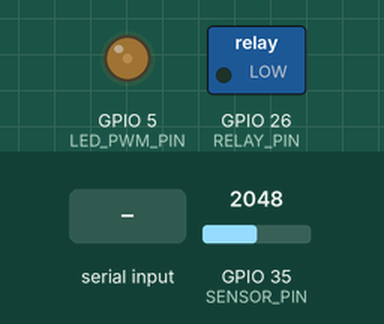
Recording of a sketch running on a simulated ESP32. Parts: switched loads named in the sketch (green lamp = pin HIGH), output pins drawn as LEDs (lit = HIGH). The inputs (shaded band) are chosen by the test bench; at power-on: GPIO 35 (SENSOR_PIN) = 2048 (analog values on the 0–4095 scale). Nothing arrives over Bluetooth unless stated; what the sketch prints to the serial monitor is not drawn.

Above: at 1.7 s.
1.8 s: GPIO 35 (SENSOR_PIN) set to 2866
At 2.7 s:
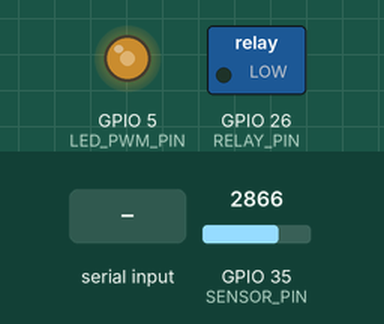
3.5 s: "2\n" received over Serial
At 3.8 s:
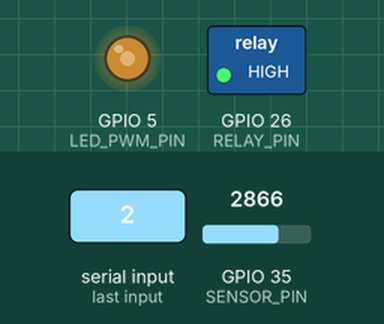
7.0 s: GPIO 35 (SENSOR_PIN) set to 3603
At 7.8 s:
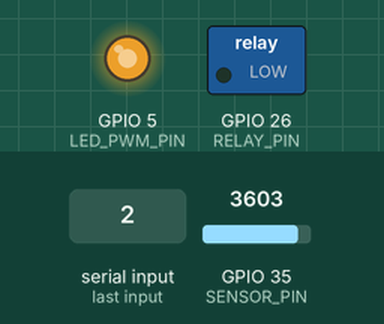
8.5 s: "2\n" received over the second serial link
At 8.8 s:
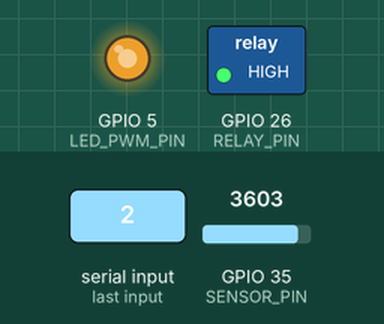
12.0 s: "4\n" received over the second serial link
At 17.4 s:
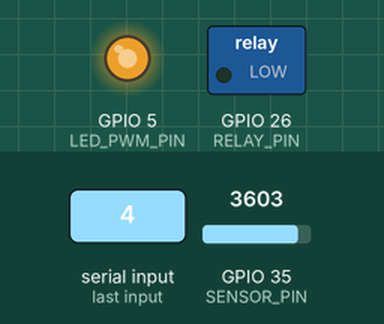
Timing chart, 0 to 18.5 s (numbered marks = the images above; inputs shaded):
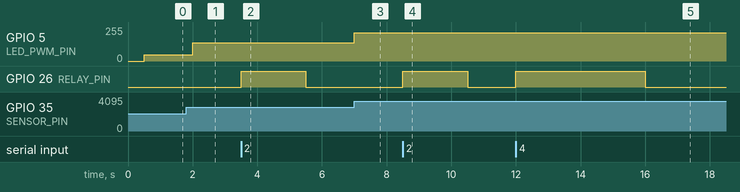

Measured:
- after the input at 1.8 s, GPIO 5 (LED_PWM_PIN): 48/255 → 136/255 after 0.20 s
- after the input at 3.5 s, GPIO 26 (RELAY_PIN): LOW → HIGH at once, → LOW 2.0 s later
- after the input at 7.0 s, GPIO 5 (LED_PWM_PIN): 136/255 → 213/255 at once
- after the input at 8.5 s, GPIO 26 (RELAY_PIN): LOW → HIGH at once, → LOW 2.0 s later
- after the input at 12.0 s, GPIO 26 (RELAY_PIN): LOW → HIGH at once, → LOW 4.0 s later

The sketch:

codigo_bluetooth_comentado.ino
```cpp
//Configurações do projeto
//Inclui as bibliotecas responsáveis pelo funcionamento do ESP32 e pela comunicação Bluetooth
#include <BluetoothSerial.h>


// Verifica se a placa selecionada suporta Bluetooth Classico (ESP32 padrao)
#if !defined(CONFIG_BT_ENABLED) || !defined(CONFIG_BLUEDROID_ENABLED)
#error "Bluetooth Classico nao habilitado nesta placa/configuracao (requer ESP32 padrao, nao S3/C3)."
#endif

// =========================================================================
// >>> [BLOCO 1: HARDWARE, PINOS E CALIBRAÇÃO] <<<
// =========================================================================

//Configuração do nível lógico utilizado para ligar e desligar a bomba pelo transistor NPN
// Transistor NPN conectado ao pino RELAY_PIN via resistor de base (1 kOhm):
// - RELAY_PIN = HIGH (3.3V) -> transistor conduz -> puxa IN do rele para 0V -> LIGA bomba.
// - RELAY_PIN = LOW  (0V)   -> transistor corta   -> IN do rele sobe para 5V -> DESLIGA bomba.
constexpr uint8_t RELAY_ON_LEVEL  = HIGH;
constexpr uint8_t RELAY_OFF_LEVEL = (RELAY_ON_LEVEL == HIGH) ? LOW : HIGH;

//Configuração dos pinos do sensor, do relé e do LED

#define SENSOR_PIN 35
#define RELAY_PIN 26

// GPIO5 -> resistor de 330 ohms -> anodo do LED.
// Catodo do LED -> GND.
//Configurações do PMW do led
#define LED_PWM_PIN 5
#define LED_PWM_CHANNEL 0
#define LED_PWM_FREQ_HZ 5000
#define LED_PWM_RESOLUTION_BITS 8
#define LED_PWM_MAX_DUTY ((1U << LED_PWM_RESOLUTION_BITS) - 1U)

// ==================================================
// Calibracao do sensor de úmidade
// ==================================================

#define VAL_SECO 4000
#define VAL_MOLHADO 1000

//Configuração dos limites de umidade e dos tempos de segurança da irrigação automática

#define AUTO_START_HUMIDITY 35
#define AUTO_STOP_HUMIDITY 60
#define MAX_PUMP_TIME 4000UL   // Tempo maximo continuo ligado (4s)
#define AUTO_COOLDOWN 4000UL   // Intervalo minimo entre ciclos automaticos (4s)

// Vazao estimada da bomba.
// 0.25 ml/s
constexpr float PUMP_FLOW_ML_PER_SECOND = 0.25f;

//Configuração do nome utilizado para identificar o ESP32 na conexão Bluetooth

#define BT_DEVICE_NAME "Irrigacao feliz"

//Declaração dos objetos e das variáveis utilizadas para armazenar as leituras e os estados do sistema

BluetoothSerial SerialBT;

int rawValue = 0;
int humidity = 0;

unsigned int ledDuty = 0;

bool pumpOn = false;
bool autoMode = false;

bool manualTimedWatering = false;
unsigned long manualStartTime = 0;
unsigned long manualDurationMs = 0;

String lastPumpReason = "Sistema pronto";
String humanMessage = "Me cuido sozinho";

unsigned long lastSensorRead = 0;
unsigned long lastBtTelemetry = 0;
unsigned long pumpStartTime = 0;
unsigned long lastAutoStopTime = 0;
bool hasAutoRunOnce = false;

float totalWaterMl = 0.0f;
float lastWaterMl = 0.0f;
unsigned long irrigationCount = 0;

//Helpers de log e hardware

//Converte o nível lógico do pino em texto para exibição no monitor serial.
const char* levelToStr(uint8_t level) {
  return (level == HIGH) ? "HIGH" : "LOW";
}

// Envia mensagens importantes tanto para o Serial USB quanto para o app Bluetooth
//Exibe as mensagens de funcionamento no monitor serial e também no dispositivo Bluetooth quando existe um cliente conectado.
void logEvent(const String& msg) {
  Serial.println(msg);
  if (SerialBT.hasClient()) {
    SerialBT.println(msg);
  }
}

//Envia o nível lógico para o pino do relé e exibe o estado comandado da bomba.
void applyRelayLevel(uint8_t level) {
  digitalWrite(RELAY_PIN, level);
  String logMsg = "[GPIO" + String(RELAY_PIN) + "] Nivel comandado: " + String(levelToStr(level)) +
                  (level == RELAY_ON_LEVEL
                     ? " (Transistor ON -> IN=0V / Rele LIGADO)"
                     : " (Transistor OFF -> IN=5V / Rele DESLIGADO)");
  Serial.println(logMsg);
}

// =========================================================================
// >>> [BLOCO 2: LEITURA DO SENSOR E ALERTA VISUAL NO LED PWM] <<<
// =========================================================================

//Sensor e estados

//Converte a leitura analógica do sensor em um valor de umidade de 0 a 100%, utilizando os valores definidos na calibração.
int rawToHumidity(int raw) {
  int h = map(raw, VAL_SECO, VAL_MOLHADO, 0, 100);
  return constrain(h, 0, 100);
}

//Classifica a umidade do solo em faixas e retorna uma descrição em texto para o monitor serial e o Bluetooth.
String getSoilStateText() {
  if (humidity < 25) return "Seco";
  if (humidity < 40) return "Baixa";
  if (humidity <= 60) return "Ideal";
  if (humidity <= 75) return "Muito umido";
  return "Encharcado";
}

//Identifica a situação do sistema e retorna uma mensagem de acordo com a umidade, o modo selecionado e o estado comandado da bomba.
String getHumanMessage() {
  if (autoMode) {
    if (pumpOn) return "Regando (comandado)";
    return "Irrigacao automatica";
  }

  if (pumpOn) return "Irrigacao manual (comandada)";

  if (humidity < 25) return "Precisa de agua";
  if (humidity < 40) return "Umidade baixa";
  if (humidity <= 60) return "Umidade ideal";
  if (humidity <= 75) return "Muito umido";
  return "Solo encharcado";
}

// ==================================================
// LED PWM (Alerta visual: mais seco = mais brilho; apaga >= 80% de úmidade)
// Compativel com Arduino-ESP32 2.x e 3.x.
// ==================================================

//Configura o pino do LED para utilizar PWM com frequência de 5 kHz e resolução de 8 bits. Considera as diferenças entre as versões 2.x e 3.x do ESP32.
bool setupHumidityLed() {
#if ESP_ARDUINO_VERSION_MAJOR >= 3
  if (!ledcAttach(
        LED_PWM_PIN,
        LED_PWM_FREQ_HZ,
        LED_PWM_RESOLUTION_BITS)) {
    return false;
  }

  ledcWrite(LED_PWM_PIN, 0);
#else
  if (ledcSetup(
        LED_PWM_CHANNEL,
        LED_PWM_FREQ_HZ,
        LED_PWM_RESOLUTION_BITS) == 0) {
    return false;
  }

  ledcAttachPin(LED_PWM_PIN, LED_PWM_CHANNEL);
  ledcWrite(LED_PWM_CHANNEL, 0);
#endif

  return true;
}

//Atualiza o brilho do LED de acordo com a umidade do solo. Quanto menor a umidade, maior o brilho; a partir de 80%, o LED permanece apagado.
void updateHumidityLed() {
  int h = constrain(humidity, 0, 100);

  if (h >= 80) {
    // Em 80% de umidade ou mais, apaga completamente o LED.
    ledDuty = 0;
  } else {
    // De 0% (seco) ate 79%, reduz o brilho proporcionalmente de 255 ate proximo de 0.
    unsigned int drynessRange = 80U - (unsigned int)h;
    ledDuty = (drynessRange * LED_PWM_MAX_DUTY + 40U) / 80U;
  }

#if ESP_ARDUINO_VERSION_MAJOR >= 3
  ledcWrite(LED_PWM_PIN, ledDuty);
#else
  ledcWrite(LED_PWM_CHANNEL, ledDuty);
#endif
}

//Realiza a leitura do sensor de umidade, converte o valor para porcentagem e atualiza o LED e a mensagem do sistema.
void readSensor() {
  rawValue = analogRead(SENSOR_PIN);
  humidity = rawToHumidity(rawValue);

  updateHumidityLed();
  humanMessage = getHumanMessage();
}

// =========================================================================
// >>> [BLOCO 3: ACIONAMENTO DA BOMBA, MODOS E SEGURANÇA] <<<
// =========================================================================

//Bomba e registro de agua

//Calcula o volume estimado de água utilizado a partir do tempo de acionamento da bomba. Atualiza o volume acumulado e o número de irrigações.
void registerWateringSession(unsigned long durationMs) {
  float seconds = durationMs / 1000.0f;

  lastWaterMl = seconds * PUMP_FLOW_ML_PER_SECOND;
  totalWaterMl += lastWaterMl;
  irrigationCount++;
}

//Controla o acionamento e o desligamento da bomba pelo relé. Registra o motivo da mudança de estado e, ao desligar, atualiza os dados da irrigação.
void setPump(bool state, const String& reason = "", bool forceHardwareSync = false) {
  // Evita retrabalho se o estado ja for o desejado, exceto quando forceHardwareSync = true
  if (state == pumpOn && !forceHardwareSync) {
    if (reason.length() > 0) {
      lastPumpReason = reason;
    }
    logEvent("[BOMBA] Comando redundante ignorado. Estado ja estava em: " +
             String(pumpOn ? "LIGADA (comandado)" : "DESLIGADA (comandado)"));
    return;
  }

  unsigned long now = millis();

  if (state) {
    pumpOn = true;
    pumpStartTime = now;

    logEvent("[BOMBA] Transicao -> LIGADA (comandado) | Motivo: " +
             (reason.length() > 0 ? reason : String("Nao especificado")));
    applyRelayLevel(RELAY_ON_LEVEL);
  } else {
    unsigned long durationMs = pumpOn ? (now - pumpStartTime) : 0;
    bool wasOn = pumpOn;

    pumpOn = false;
    manualTimedWatering = false;
    manualDurationMs = 0;

    logEvent("[BOMBA] Transicao -> DESLIGADA (comandado) | Motivo: " +
             (reason.length() > 0 ? reason : String("Nao especificado")));
    applyRelayLevel(RELAY_OFF_LEVEL);

    if (wasOn) {
      if (durationMs > 300UL) {
        registerWateringSession(durationMs);
      }
      if (autoMode) {
        lastAutoStopTime = now;
        hasAutoRunOnce = true;
      }
    }
  }

  if (reason.length() > 0) {
    lastPumpReason = reason;
  }

  humanMessage = getHumanMessage();
}

//Inicia a irrigação manual pelo tempo solicitado. Verifica se o modo manual está ativo e limita o tempo ao valor máximo de segurança.
void startManualWatering(unsigned long seconds) {
  if (autoMode) {
    logEvent("[MANUAL] Comando ignorado: sistema esta em modo AUTOMATICO.");
    return;
  }

  if (pumpOn) {
    logEvent("[MANUAL] Comando ignorado: bomba ja esta com comando ativo.");
    return;
  }

  // Garante que o tempo manual nunca ultrapasse o limite de seguranca
  unsigned long requestedMs = seconds * 1000UL;
  if (requestedMs > MAX_PUMP_TIME) {
    requestedMs = MAX_PUMP_TIME;
  }

  manualTimedWatering = true;
  manualStartTime = millis();
  manualDurationMs = requestedMs;

  String reason = "Manual: " + String(requestedMs / 1000UL) + "s";
  setPump(true, reason);
}

//Verifica se o tempo de irrigação manual terminou ou se a bomba atingiu o tempo máximo de funcionamento. Desliga a bomba quando necessário.
void handleTimersAndSafety() {
  unsigned long now = millis();

  // 1. Verificacao de desligamento manual temporizado (seguro contra rollover)
  if (!autoMode && manualTimedWatering && pumpOn) {
    if ((now - manualStartTime) >= manualDurationMs) {
      setPump(false, "Manual: tempo concluido");
      return;
    }
  }

  // 2. Protecao global de tempo maximo continuo (vale para manual e automatico)
  if (pumpOn && (now - pumpStartTime) >= MAX_PUMP_TIME) {
    setPump(false, "Seguranca: corte tempo maximo (" + String(MAX_PUMP_TIME / 1000UL) + "s)");
    return;
  }
}

//Controla a irrigação automática com base na umidade do solo. Liga a bomba abaixo de 35%, desliga ao atingir 60% e respeita o intervalo mínimo entre ciclos.
void handleAutomaticIrrigation() {
  if (!autoMode) return;

  unsigned long now = millis();

  if (!pumpOn) {
    bool soilNeedsWater = humidity < AUTO_START_HUMIDITY;
    // Na primeira execucao em modo automatico nao exige espera de cooldown
    bool cooldownFinished = (!hasAutoRunOnce) || ((now - lastAutoStopTime) >= AUTO_COOLDOWN);

    if (soilNeedsWater && cooldownFinished) {
      setPump(true, "Auto: umidade baixa (< " + String(AUTO_START_HUMIDITY) + "%)");
    }
  } else {
    bool humidityRecovered = humidity >= AUTO_STOP_HUMIDITY;
    if (humidityRecovered) {
      setPump(false, "Auto: umidade alvo atingida (>= " + String(AUTO_STOP_HUMIDITY) + "%)");
    }
  }
}

// =========================================================================
// >>> [BLOCO 4: COMUNICAÇÃO E COMANDOS BLUETOOTH] <<<
// =========================================================================

//Funções responsáveis pelos comandos e pelas informações enviadas por Bluetooth

//Envia para o dispositivo conectado a lista de comandos disponíveis para controlar e consultar o sistema.
void sendBluetoothHelp() {
  if (!SerialBT.hasClient()) return;

  SerialBT.println("\n=== COMANDOS - REGA DO BONSAI ===");
  SerialBT.println("2      -> Regar por 2s (modo manual)");
  SerialBT.println("4      -> Regar por 4s (modo manual)");
  SerialBT.println("parar  -> Parar rega manual (ou digite 0)");
  SerialBT.println("modo   -> Alternar Manual / Automatico (ou m)");
  SerialBT.println("status -> Ver leitura e estado atual (ou s)");
  SerialBT.println("ajuda  -> Exibir esta lista (ou ?)");
  SerialBT.println("=================================\n");
}

//Envia para o dispositivo conectado as leituras de umidade, o brilho do LED, o modo de operação e os registros estimados da irrigação.
void sendBluetoothStatus() {
  if (!SerialBT.hasClient()) return;

  float estimatedLitersPerHour = (PUMP_FLOW_ML_PER_SECOND * 3600.0f) / 1000.0f;

  SerialBT.println("\n--- STATUS DO BONSAI ---");
  SerialBT.print("Umidade do solo: ");
  SerialBT.print(humidity);
  SerialBT.print("% (");
  SerialBT.print(getSoilStateText());
  SerialBT.print(") | RAW: ");
  SerialBT.println(rawValue);

  SerialBT.print("Situacao: ");
  SerialBT.println(humanMessage);

  SerialBT.print("LED PWM (GPIO");
  SerialBT.print(LED_PWM_PIN);
  SerialBT.print("): ");
  SerialBT.print(ledDuty);
  SerialBT.println("/255");

  SerialBT.print("Modo: ");
  SerialBT.print(autoMode ? "AUTOMATICO" : "MANUAL");
  SerialBT.print(" | Bomba (cmd, sem sensor de fluxo): ");
  SerialBT.println(pumpOn ? "LIGADA" : "DESLIGADA");

  SerialBT.print("Ultimo evento: ");
  SerialBT.println(lastPumpReason);

  SerialBT.print("Registro estimado: ");
  SerialBT.print(totalWaterMl / 1000.0f, 2);
  SerialBT.print(" L total | Ultima: ");
  SerialBT.print(lastWaterMl, 0);
  SerialBT.print(" ml | Ciclos: ");
  SerialBT.print(irrigationCount);
  SerialBT.print(" (base sem calibracao: ");
  SerialBT.print(PUMP_FLOW_ML_PER_SECOND, 2);
  SerialBT.print(" ml/s ~");
  SerialBT.print(estimatedLitersPerHour, 1);
  SerialBT.println(" L/h)");
  SerialBT.println("------------------------\n");
}

//Identifica o comando recebido e executa a ação correspondente: irrigar, parar a bomba, alternar o modo, consultar o estado ou exibir a ajuda.
void processCommand(String cmd) {
  cmd.trim();
  cmd.toLowerCase();
  if (cmd.length() == 0) return;

  Serial.print("[CMD] Comando recebido: ");
  Serial.println(cmd);

  if (cmd == "2" || cmd == "regar2") {
    startManualWatering(2);
  } else if (cmd == "4" || cmd == "regar4") {
    startManualWatering(4);
  } else if (cmd == "0" || cmd == "parar" || cmd == "stop") {
    if (!autoMode && pumpOn) {
      setPump(false, "Manual: rega interrompida pelo usuario");
    } else {
      logEvent("[CMD] 'parar' ignorado: bomba ja desligada ou sistema em modo automatico.");
    }
  } else if (cmd == "m" || cmd == "modo") {
    autoMode = !autoMode;
    if (autoMode) {
      hasAutoRunOnce = false;
      setPump(false, "Modo automatico ativado", true);
    } else {
      setPump(false, "Modo manual ativado", true);
    }
    humanMessage = getHumanMessage();
    sendBluetoothStatus();
  } else if (cmd == "s" || cmd == "status") {
    sendBluetoothStatus();
  } else if (cmd == "?" || cmd == "ajuda" || cmd == "help") {
    sendBluetoothHelp();
  } else {
    logEvent("[CMD] Comando desconhecido: '" + cmd + "'. Envie 'ajuda' para ver as opcoes.");
  }
}

//Verifica se existem comandos disponíveis no Bluetooth ou no monitor serial USB e encaminha o texto recebido para processamento.
void handleBluetoothAndSerialInputs() {
  if (SerialBT.available() > 0) {
    String btCmd = SerialBT.readStringUntil('\n');
    processCommand(btCmd);
  }

  // Tambem aceita os mesmos comandos via cabo USB (Monitor Serial)
  if (Serial.available() > 0) {
    String usbCmd = Serial.readStringUntil('\n');
    processCommand(usbCmd);
  }
}

// =========================================================================
// >>> [BLOCO 5: SETUP E LOOP PRINCIPAL (SEM TRAVAMENTO)] <<<
// =========================================================================

//Setup

//Configuração inicial do projeto: inicia a comunicação serial, configura o relé, o sensor e o LED e inicializa o Bluetooth com o nome definido.
void setup() {
  Serial.begin(115200);
  delay(500);

  // Pre-carrega o nivel de desligamento antes de habilitar a saida para minimizar pulsos
  digitalWrite(RELAY_PIN, RELAY_OFF_LEVEL);
  pinMode(RELAY_PIN, OUTPUT);
  setPump(false, "Inicializacao do sistema", true);

  analogReadResolution(12);
  analogSetPinAttenuation(SENSOR_PIN, ADC_11db);

  if (!setupHumidityLed()) {
    Serial.println("ERRO: nao foi possivel configurar o LED PWM; bomba mantida desligada.");
    setPump(false, "Erro: falha no LED PWM", true);
    while (true) {
      delay(1000);
    }
  }

  readSensor();

  bool btOK = SerialBT.begin(BT_DEVICE_NAME);

  Serial.println();
  Serial.println("=================================");
  Serial.print("Bluetooth: ");
  Serial.println(btOK ? "OK" : "ERRO");
  Serial.print("Dispositivo: ");
  Serial.println(BT_DEVICE_NAME);
  Serial.print("Pino Rele (Base NPN): GPIO");
  Serial.print(RELAY_PIN);
  Serial.print(" | ON: ");
  Serial.print(levelToStr(RELAY_ON_LEVEL));
  Serial.print(" | OFF: ");
  Serial.println(levelToStr(RELAY_OFF_LEVEL));
  Serial.println("Envie 'ajuda' pelo Bluetooth ou Serial para ver os comandos.");
  Serial.println("=================================");
}

//Loop

//Programa principal: recebe comandos, verifica os limites de segurança e atualiza as leituras a cada segundo. Envia informações ao dispositivo Bluetooth conectado a cada 5 segundos.
void loop() {
  // 1. Le comandos recebidos via Bluetooth ou Serial USB
  handleBluetoothAndSerialInputs();

  // 2. Avalia temporizadores e seguranca continuamente (sem esperar 1s)
  handleTimersAndSafety();

  unsigned long now = millis();

  // 3. Leitura do sensor e logica automatica a cada 1 segundo
  if ((now - lastSensorRead) >= 1000UL) {
    lastSensorRead = now;

    readSensor();
    handleAutomaticIrrigation();
    humanMessage = getHumanMessage();

    Serial.print("BT: ");
    Serial.print(SerialBT.hasClient() ? "CONECTADO" : "AGUARDANDO");
    Serial.print(" | RAW: ");
    Serial.print(rawValue);
    Serial.print(" | Umidade: ");
    Serial.print(humidity);
    Serial.print("% | PWM LED: ");
    Serial.print(ledDuty);
    Serial.print("/255 | Estado: ");
    Serial.print(getSoilStateText());
    Serial.print(" | Modo: ");
    Serial.print(autoMode ? "AUTO" : "MANUAL");
    Serial.print(" | Bomba (cmd): ");
    Serial.print(pumpOn ? "ON" : "OFF");
    Serial.print(" | Agua est.: ");
    Serial.print(totalWaterMl, 1);
    Serial.print(" ml | Motivo: ");
    Serial.println(lastPumpReason);
  }

  // 4. Envia um resumo resumido para o celular conectado a cada 5 segundos
  if (SerialBT.hasClient() && (now - lastBtTelemetry) >= 5000UL) {
    lastBtTelemetry = now;

    SerialBT.print("[");
    SerialBT.print(autoMode ? "AUTO" : "MANUAL");
    SerialBT.print("] Umidade: ");
    SerialBT.print(humidity);
    SerialBT.print("% (");
    SerialBT.print(getSoilStateText());
    SerialBT.print(") | Bomba (cmd): ");
    SerialBT.print(pumpOn ? "ON" : "OFF");
    SerialBT.print(" | LED: ");
    SerialBT.print(ledDuty);
    SerialBT.println("/255");
  }
}
```
